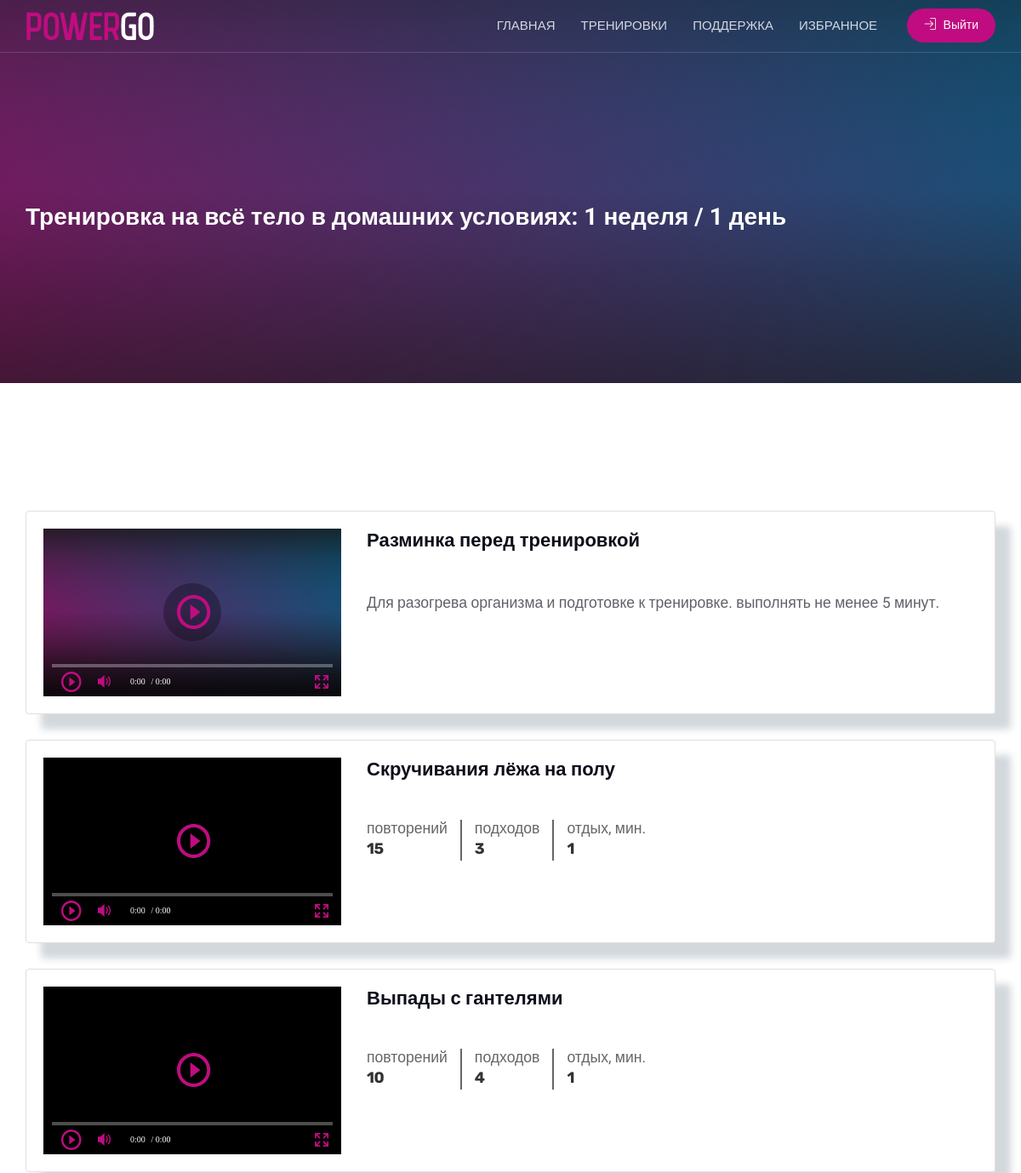
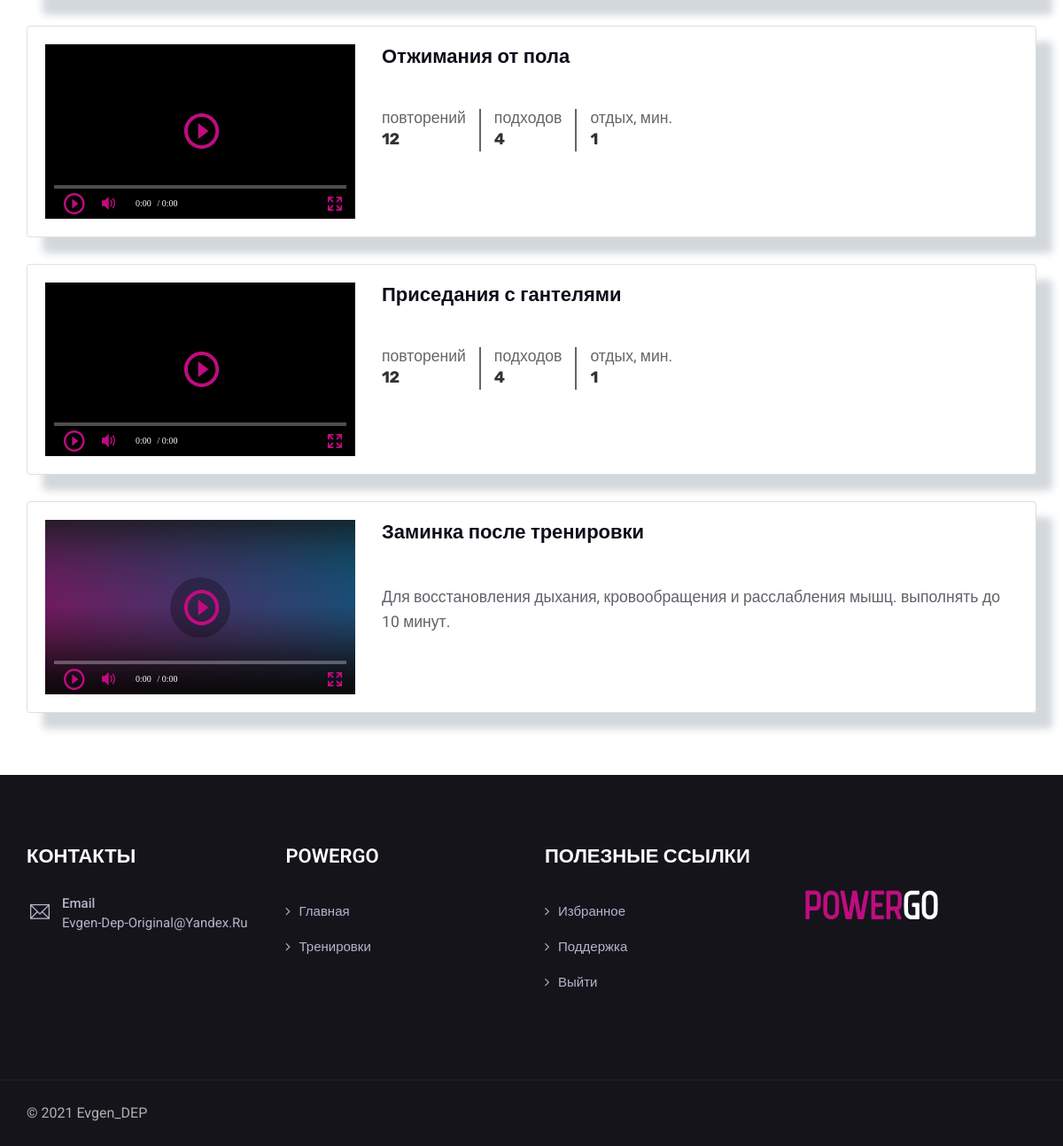
Screenshot of /training/page/day/1/ (signed in) with the database file from the repository (2 pictures, top to bottom).
### mainapp/models.py (models this page shows, shortened)
class Day(models.Model):
    training = models.ForeignKey(Training,
                                 on_delete=models.CASCADE)
    weeks = models.ForeignKey(Weeks,
                                 on_delete=models.CASCADE)
    category = models.CharField(max_length=2, choices=Category.choices,
                                verbose_name='день недели')
    day = models.IntegerField(verbose_name='день')
    class Meta:
        verbose_name = 'день'
        verbose_name_plural = 'дни'

class Weeks(models.Model):
    training = models.ForeignKey(Training,
                                  on_delete=models.CASCADE)
    week = models.IntegerField(verbose_name='неделя')
    def __str__(self):
        return f'{self.training}: {self.week} неделя'
    class Meta:
        verbose_name = 'неделя'
        verbose_name_plural = 'недели'

class Training(models.Model):
    name = models.CharField(verbose_name='тренировка', max_length=128, unique=True)
    purpose = models.CharField(verbose_name='цель', max_length=64)
    cycle_duration = models.IntegerField(verbose_name='длительность цикла')
    training_time_ot = models.IntegerField(verbose_name='время тренировки от')
    training_time_do = models.IntegerField(verbose_name='время тренировки до')
    training_place = models.ForeignKey(TrainingPlace,
                                  on_delete=models.CASCADE)
    training_sessions_per_week = models.IntegerField(verbose_name='тренировок в неделю')
    level_training = models.ForeignKey(LevelTraining,
                                  on_delete=models.CASCADE)
    text = SummernoteTextField(verbose_name='о программе')
    img = models.ImageField(verbose_name='превью', upload_to='img/training_list/')
    def __str__(self):
        return f'{self.name}'
    class Meta:
        verbose_name = 'тренировка'
        verbose_name_plural = 'тренировки'

class Exercises(models.Model):
    training = models.ForeignKey(Training,
                                 on_delete=models.CASCADE)
    day = models.ForeignKey(Day,
                              on_delete=models.CASCADE)
    name = models.CharField(verbose_name='упражнение', max_length=128)
    img = models.ImageField(verbose_name='превью', upload_to='img/')
    video = models.FileField(verbose_name='видео', upload_to='video/')
    repetitions = models.IntegerField(verbose_name='повторений')
    approaches = models.IntegerField(verbose_name='повторов')
    rest = models.IntegerField(verbose_name='отдых (мин)')
    class Meta:
        verbose_name = 'упражнение'
        verbose_name_plural = 'упражнения'

### mainapp/views.py (the view)
# urls.py: path('training/page/day/<int:pk>/', mainapp.training_day_page, name='training_day_page'),
@login_required
def training_day_page(request, pk):
    day = Day.objects.get(pk=pk)
    exercises = Exercises.objects.filter(day_id=pk)
    context = {
        'day': day,
        'exercises': exercises,
        'title': 'Тренировки',
    }
    return render(request, 'mainapp/training_day_page.html', context)

### mainapp/templates/mainapp/training_day_page.html (shortened to what this page needs)
{% extends 'mainapp/base.html' %}
{% load static %}
{% block content %}
    <div class="page-content bg-white">
        <div class="dlab-bnr-inr dlab-bnr-inr-sm "
             style="background-image:url(/static/images/main-slider/intro-2.png); ">
            <div class="container">
                <div class="dlab-bnr-inr-entry">
                    <div class="wonder-bx text-white">
                        <div class="wonder-title">
                            <h2>{{ day.weeks }} / {{ day.day }} день </h2>
                        </div>
                    </div>
                </div>
            </div>
        </div>
    </div>
    <div class="section-full bg-white content-inner owl-out">
        <div class="container">
            <div class="card">
                <div class="card-body">
                    <div class="card-card-2">
                        <div class="card-video-2">
                            <div id="player{{ item.id }}" style="width: 350px;"></div>
                        </div>
                        <div class="card-text-2">
                            <h4>Разминка перед тренировкой</h4>
                            <p class="card-text-2-p">Для разогрева организма и подготовке к тренировке.
                                выполнять не
                                менее 5 минут.</p>
                        </div>
                    </div>
                </div>
            </div>
            {% for i in exercises %}
                    <div class="card card-2">
                        <div class="card-body">
                            <div class="card-card-2">
                                <div class="card-video-2">
                                    <div id="player_{{ i.id }}" style="width: 350px;"></div>
                                </div>
                                <div class="card-text-2">
                                    <h4>{{ i.name }}</h4>
                                    <div class="info-card">
                                        <div class="item">
                                            <div class="info-head">
                                                повторений
                                            </div>
                                            <div class="info-text">
                                                {{ i.repetitions }}
                                            </div>
                                        </div>
                                        <div class="item">
                                            <div class="info-head">
                                                подходов
                                            </div>
                                            <div class="info-text">
                                                {{ i.approaches }}
                                            </div>
                                        </div>
                                        <div class="item">
                                            <div class="info-head">
                                                отдых, мин.
                                            </div>
                                            <div class="info-text">
                                                {{ i.rest }}
                                            </div>
                                        </div>
                                    </div>
                                </div>
                            </div>
                        </div>
                    </div>
            {% endfor %}
            <div class="card" style="margin-top: 30px">
                <div class="card-body">
                    <div class="card-card-2">
                        <div class="card-video-2">
                            <div id="zaminka-player{{ item.id }}" style="width: 350px;"></div>
                        </div>
                        <div class="card-text-2">
                            <h4>Заминка после тренировки</h4>
                            <p class="card-text-2-p">Для восстановления дыхания, кровообращения и расслабления мышц. выполнять до 10 минут.</p>
                        </div>
                    </div>
                </div>
            </div>
        </div>
    </div>
{% endblock %}

### static/css/style-time.css (style rules this page uses)
.card-card-2 { display: flex; }
.card-text-2 { padding-left: 30px; padding-right: 20px; }
.card-text-2-p { text-align: justify; font-size: 1.1em; padding-top: 30px; }
.card { background: none; box-shadow: 18px 18px 8px 0 rgba(34, 60, 80, 0.2); }
div.card-2 { margin-top: 30px; }
.info-card { display: flex; padding-top: 30px; }
.item { margin-right: 15px; padding-right: 15px; border-right:2px solid #666; }
.info-head { font-size: 1.1em; line-height: 20px; color: #666; }
.info-text { font-family: 'Rubik'; font-style: normal; font-weight: 700; font-size: 18px; line-height: 28px; letter-spacing: -.02em; color: #323232; }
.item:before { position: absolute; right: 0; display: inline-block; height: 41px; width: 1px; background: #e6e6e6; margin-top: 2px; }
.item:last-child { border: none!important; }

### static/css/skin-2.css (style rules this page uses)
:root { --text-color: #C00C80; --bg-color: #C00C80; --bg-color-ho: #007DB2; }

### rows the page displays
Day: weeks "Тренировка на всё тело в домашних условиях: 1 неделя", day "1"
Exercises: name "Скручивания лёжа на полу", repetitions "15", approaches "3", rest "1"
Exercises: {{ i.id }} 3 (drawn), name "Выпады с гантелями", repetitions "10", approaches "4", rest "1"
Exercises: name "Отжимания от пола", repetitions "12", approaches "4", rest "1"
Exercises: name "Приседания с гантелями", repetitions "12", approaches "4", rest "1"
